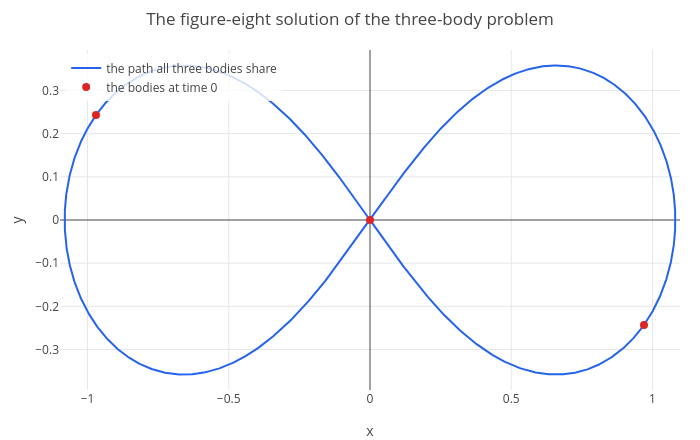

The cell this chart's notebook holds for it:
### Markdown cell above
In 1993 Cris Moore found, and in 2000 Chenciner and Montgomery proved, a remarkable orbit: all three bodies chase each
other along one figure eight. It needs very particular starting values:

### Code cell
s0 = [0.97000436, -0.24308753, 0, 0, -0.97000436, 0.24308753, 0.466203685, 0.43236573, -0.93240737, -0.86473146, 0.466203685, 0.43236573];
p = odeplot(f3, [x1 y1 x2 y2 x3 y3 u1 w1 u2 w2 u3 w3], t, s0, 0, 6.326, [x1 y1]);
p = show(p, scatter([0.97000436, 0, -0.97000436], [-0.24308753, 0, 0.24308753]));
p = legend(p, "the path all three bodies share", "the bodies at time 0");
labels(title(p, "The figure-eight solution of the three-body problem"), "x", "y")

### Figure 1 — Plotly figure (JSON) as saved in the notebook; plotly's stock layout.template omitted (floating-point values rounded to 4 significant figures; data arrays with more than 128 entries replaced by an {"elided": "..."} marker saying what was removed)
{"data": [{"line": {"color": "#2563eb", "width": 2}, "mode": "lines", "name": "the path all three bodies share", "type": "scatter", "x": {"elided": "2807 float values"}, "y": {"elided": "2807 float values"}}, {"marker": {"color": "#dc2626", "size": 8}, "mode": "markers", "name": "the bodies at time 0", "type": "scatter", "x": [0.97, 0, -0.97], "y": [-0.2431, 0, 0.2431]}], "layout": {"height": 440, "legend": {"bgcolor": "rgba(255,255,255,0.8)", "x": 0.01, "xanchor": "left", "y": 0.99, "yanchor": "top"}, "margin": {"b": 50, "l": 60, "r": 20, "t": 50}, "showlegend": true, "title": {"text": "The figure-eight solution of the three-body problem"}, "width": 700, "xaxis": {"title": {"text": "x"}, "zeroline": true}, "yaxis": {"range": [-0.3938, 0.3938], "title": {"text": "y"}, "zeroline": true}}}
